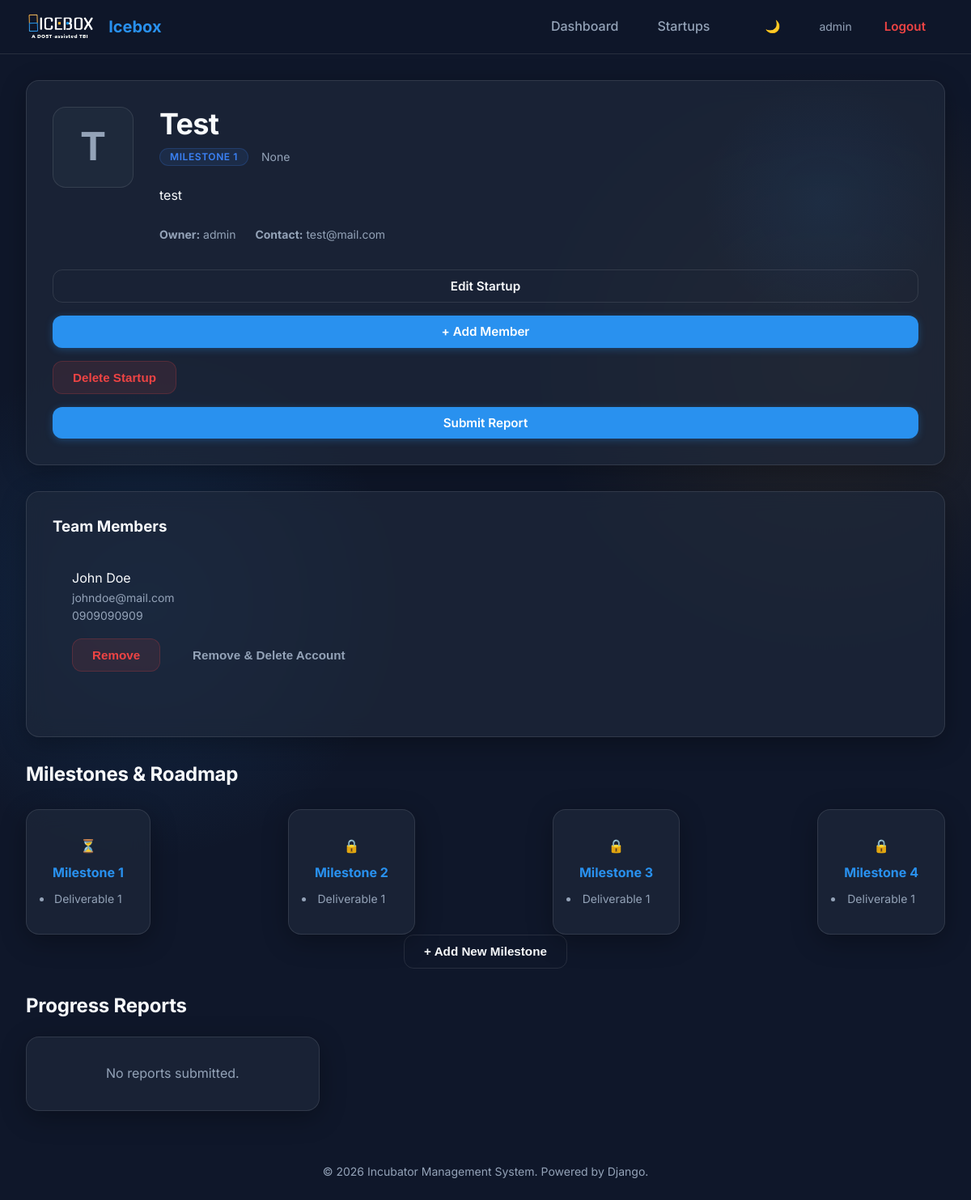
The app's page /startups/1/ (signed in) with its own data.
### incubator/models.py (models this page shows, shortened)
class User(AbstractUser):
    ROLE_CHOICES = (
        ('super_admin', 'Super Admin'),
        ('admin', 'Admin'),
        ('incubatee', 'Incubatee'),
    )
    role = models.CharField(max_length=20, choices=ROLE_CHOICES, default='incubatee')
    middle_name = models.CharField(max_length=100, blank=True, null=True)
    contact_number = models.CharField(max_length=20, blank=True, null=True)
    created_by = models.ForeignKey('self', on_delete=models.SET_NULL, null=True, blank=True)

class Startup(models.Model):
    STAGE_CHOICES = (
        ('ideation', 'Ideation'),
        ('validation', 'Validation'),
        ('scaling', 'Scaling'),
    )
    name = models.CharField(max_length=200)
    description = models.TextField(blank=True, null=True)
    logo = models.ImageField(upload_to='startup_logos/', blank=True, null=True)
    industry = models.CharField(max_length=100, blank=True, null=True)
    stage = models.CharField(max_length=50, choices=STAGE_CHOICES, default='ideation')
    owner = models.ForeignKey(User, on_delete=models.CASCADE, related_name='owned_startups')
    email = models.EmailField(max_length=120, blank=True, null=True)
    contact_number = models.CharField(max_length=20, blank=True, null=True)
    created_at = models.DateTimeField(default=timezone.now)
    members = models.ManyToManyField(User, through='StartupMember', related_name='startups')

class Milestone(models.Model):
    STATUS_CHOICES = (
        ('not-yet', 'Not Yet'),
        ('pending', 'Pending'),
        ('completed', 'Completed'),
    )
    startup = models.ForeignKey(Startup, on_delete=models.CASCADE, related_name='milestones')
    milestone_progress = models.IntegerField(blank=True, null=True) # Could be an index
    title = models.CharField(max_length=200, blank=True, null=True)
    description = models.TextField(blank=True, null=True)
    status = models.CharField(max_length=20, choices=STATUS_CHOICES, default='not-yet')
    due_date = models.DateField(blank=True, null=True)
    completed_at = models.DateTimeField(blank=True, null=True)
    def is_locked(self):
        if self.milestone_progress == 1:
            return False  # First milestone is never locked
        previous_milestone = self.startup.milestones.filter(
            milestone_progress=self.milestone_progress - 1
        ).first()
        if previous_milestone:
            return previous_milestone.status != 'completed'
        return False

class Deliverable(models.Model):
    STATUS_CHOICES = (
        ('pending', 'Pending'),
        ('submitted', 'Submitted'),
        ('approved', 'Approved'),
        ('rejected', 'Rejected'),
    )
    milestone = models.ForeignKey(Milestone, on_delete=models.CASCADE, related_name='deliverables')
    name = models.CharField(max_length=200)
    upload_file = models.FileField(upload_to='deliverables/', blank=True, null=True)
    admin_file = models.FileField(upload_to='deliverable_admins/', blank=True, null=True)
    due_date = models.DateField(blank=True, null=True)
    requirements = models.TextField(blank=True, null=True)
    status = models.CharField(max_length=20, choices=STATUS_CHOICES, default='pending')
    uploaded_at = models.DateTimeField(default=timezone.now)

### incubator/views.py (the view)
# urls.py: path('startups/<int:startup_id>/', views.view_startup, name='view_startup'),
@login_required
def view_startup(request, startup_id):
    startup = get_object_or_404(Startup, id=startup_id)
    milestones = startup.milestones.all()
    reports = startup.progress_reports.order_by('-submitted_at')
    current_milestone = None
    current_milestone_id = None
    for milestone in milestones:
        if milestone.status != 'completed' and not milestone.is_locked():
            current_milestone = milestone
            current_milestone_id = milestone.id
            break
    startup_members = []
    if request.user.role in ['admin', 'super_admin']:
        startup_members = startup.members.all()
    context = {
        'startup': startup,
        'milestones': milestones,
        'reports': reports,
        'current_milestone_id': current_milestone_id,
        'current_milestone': current_milestone,
        'startup_members': startup_members
    }
    return render(request, 'startups/view.html', context)

### templates/startups/view.html (shortened to what this page needs)
{% extends 'base.html' %}
{% block content %}
<div class="glass-card mb-lg relative overflow-hidden">
    <div
        style="position: absolute; top: 0; right: 0; width: 300px; height: 300px; background: radial-gradient(circle, var(--bg-gradient-1) 0%, transparent 70%); opacity: 0.5; pointer-events: none;">
    </div>
    <div class="flex flex-col md:flex-row justify-between items-start gap-lg">
        <div class="flex gap-lg items-start">
            <div class="flex-shrink-0">
                {% if startup.logo %}
                <img src="{{ startup.logo.url }}" alt="{{ startup.name }}" class="avatar"
                    style="width: 100px; height: 100px; border-radius: var(--radius-lg);">
                {% else %}
                <div class="avatar-placeholder"
                    style="width: 100px; height: 100px; border-radius: var(--radius-lg); font-size: 3rem;">
                    {{ startup.name|slice:":1" }}
                </div>
                {% endif %}
            </div>
            <div>
                <h1 class="heading-lg mb-xs">{{ startup.name }}</h1>
                <div class="flex flex-wrap items-center gap-sm mb-md">
                    {% if current_milestone %}
                    <span class="badge badge-info">{% if current_milestone.title %}{{ current_milestone.title }}{% else %}Milestone {{ current_milestone.milestone_progress }}{% endif %}</span>
                    {% endif %}
                    <span class="text-sm text-muted">{{ startup.industry }}</span>
                </div>
                <p class="text-secondary max-w-2xl mb-md">{{ startup.description }}</p>
                <div class="text-sm text-muted flex gap-md">
                    <span><strong class="text-primary">Owner:</strong> {{ startup.owner.username }}</span>
                    <span><strong class="text-primary">Contact:</strong> {{ startup.email }}</span>
                </div>
            </div>
        </div>
        <div class="flex flex-col gap-sm w-full md:w-auto">
            {% if user.role == 'admin' or user.role == 'super_admin' %}
            <a href="{% url 'edit_startup' startup.id %}" class="btn btn-outline">Edit Startup</a>
            <a href="{% url 'add_member' startup.id %}" class="btn btn-primary">+ Add Member</a>
            <form method="post" action="{% url 'delete_startup' startup.id %}" style="display:inline">
                <button type="submit" class="btn btn-danger" onclick="return confirm('Delete this startup? This action cannot be undone.')">Delete Startup</button>
            </form>
            {% endif %}
            <a href="{% url 'submit_progress' startup.id %}" class="btn btn-primary">Submit Report</a>
        </div>
    </div>
</div>
{% if user.role == 'admin' or user.role == 'super_admin' %}
<div class="glass-card mb-lg">
    <div class="mb-md">
        <h3 class="text-lg font-semibold text-primary mb-sm">Team Members</h3>
        {% if startup_members %}
        <div class="grid grid-cols-2 gap-md md:grid-cols-4">
            {% for member in startup_members %}
            <div class="p-md border border-border rounded-lg flex flex-col justify-between">
                <div>
                    <p class="font-semibold text-primary">{{ member.get_full_name|default:member.username }}</p>
                    <p class="text-sm text-muted">{{ member.email }}</p>
                    {% if member.contact_number %}
                    <p class="text-sm text-muted">{{ member.contact_number }}</p>
                    {% endif %}
                </div>
                <div class="mt-sm">
                    {% if user.role == 'admin' or user.role == 'super_admin' %}
                    <form method="post" action="{% url 'delete_member' startup.id member.id %}">
                        <div class="flex gap-sm">
                            <button type="submit" class="btn btn-sm btn-danger" onclick="return confirm('Remove {{ member.get_full_name|default:member.username }} from this startup?')">Remove</button>
                            <button type="submit" name="delete_account" value="1" class="btn btn-sm btn-ghost text-danger" onclick="return confirm('Remove and permanently delete the account for {{ member.get_full_name|default:member.username }}? This cannot be undone.')">Remove & Delete Account</button>
                        </div>
                    </form>
                    {% endif %}
                </div>
            </div>
            {% endfor %}
        </div>
        {% else %}
        <p class="text-muted text-sm">No team members assigned yet.</p>
        {% endif %}
    </div>
</div>
{% endif %}
<div class="dashboard-grid">
    <div style="grid-column: span 1 / -1;">
        <h2 class="heading-md mb-md">Milestones & Roadmap</h2>
        <div class="relative py-lg overflow-x-auto">
            <div class="absolute w-full bg-border" style="height: 4px; top: 3.5rem; left: 0; z-index: 0;"></div>
            <div class="flex justify-between gap-lg" style="min-width: 600px;">
                {% for milestone in milestones %}
                <div class="flex flex-col items-center flex-1 relative z-10 min-w-[200px]">
                    {% if milestone.is_locked and user.role != 'admin' and user.role != 'super_admin' %}
                    <div class="glass-card p-md w-full text-center opacity-50 cursor-not-allowed relative">
                        <div class="absolute inset-0 flex items-center justify-center">
                            <svg width="40" height="40" viewBox="0 0 24 24" fill="none" stroke="currentColor" stroke-width="2" class="text-accent">
                                <rect x="3" y="11" width="18" height="11" rx="2" ry="2"></rect>
                                <path d="M7 11V7a5 5 0 0 1 10 0v4"></path>
                            </svg>
                        </div>
                        <div class="mb-xs flex items-center justify-center">
                            <div class="w-10 h-10 rounded-full flex items-center justify-center border-4 shadow-lg
                                {% if milestone.status == 'completed' %}bg-success text-white{% elif milestone.id == current_milestone_id %}bg-warning text-black{% else %}bg-secondary text-white{% endif %}">
                                {% if milestone.status == 'completed' %}✓{% elif milestone.id == current_milestone_id %}⏳{% else %}🔒{% endif %}
                            </div>
                        </div>
                        <div class="font-bold text-primary mb-xs">
                            Milestone {{ milestone.milestone_progress }}
                        </div>
                        <ul class="text-sm text-muted text-left list-disc list-inside space-y-1">
                            {% if milestone.deliverables.first %}
                            <li>{{ milestone.deliverables.first.name }}</li>
                            {% endif %}
                        </ul>
                        <div class="text-xs text-accent font-semibold mt-md">Complete previous milestone to unlock</div>
                    </div>
                    {% else %}
                    <a href="{% url 'view_milestone' startup.id milestone.id %}" class="glass-card p-md w-full text-center hover:border-accent transition-colors cursor-pointer">
                        <div class="mb-xs flex items-center justify-center">
                            <div class="w-10 h-10 rounded-full flex items-center justify-center border-4 shadow-lg
                                {% if milestone.status == 'completed' %}bg-success text-white{% elif milestone.id == current_milestone_id %}bg-warning text-black{% else %}bg-secondary text-white{% endif %}">
                                {% if milestone.status == 'completed' %}✓{% elif milestone.id == current_milestone_id %}⏳{% else %}🔒{% endif %}
                            </div>
                        </div>
                        <div class="font-bold text-primary mb-xs">
                            Milestone {{ milestone.milestone_progress }}
                        </div>
                        <ul class="text-sm text-muted text-left list-disc list-inside space-y-1">
                            {% if milestone.deliverables.first %}
                            <li>{{ milestone.deliverables.first.name }}</li>
                            {% endif %}
                        </ul>
                    </a>
                    {% endif %}
                </div>
                {% empty %}
                <div class="glass-card w-full text-center text-muted">No milestones defined yet.</div>
                {% endfor %}
            </div>
        </div>
        {% if user.role == 'admin' or user.role == 'super_admin' %}
        <div class="flex justify-center mt-md">
            <form method="post" action="{% url 'add_milestone' startup.id %}">
                <button type="submit" class="btn btn-outline border-dashed hover:border-accent">
                    + Add New Milestone
                </button>
            </form>
        </div>
        {% endif %}
    </div>
    <div style="grid-column: span 1 / -1;">
        <h2 class="heading-md mb-md">Progress Reports</h2>
        <div class="grid gap-md" style="grid-template-columns: repeat(auto-fill, minmax(300px, 1fr));">
            {% for report in reports %}
            <div class="glass-card p-lg flex flex-col h-full hover:border-accent transition-colors cursor-default">
                <div class="text-xs text-muted mb-xs flex justify-between">
                    <span>{{ report.submitted_at|date:"F d, Y" }}</span>
                    <span class="font-medium text-accent">{{ report.submitted_by.username }}</span>
                </div>
                <h4 class="heading-sm mb-sm">{{ report.title }}</h4>
                <p class="text-sm text-secondary flex-grow mb-md">{{ report.description|truncatechars:120 }}</p>
                <div class="pt-sm border-t border-glass text-xs text-right">
                    <a href="#" class="text-accent hover:underline">View Full Report &rarr;</a>
                </div>
            </div>
            {% empty %}
            <div class="glass-card text-center py-lg text-muted col-span-full">
                No reports submitted.
            </div>
            {% endfor %}
        </div>
    </div>
</div>
{% endblock %}

### templates/base.html (shortened to what this page needs)
{% load static %}
<!DOCTYPE html>
<html lang="en">
<head>
    <link rel="stylesheet" href="{% static 'css/main.css' %}">
</head>
<body>
    {% if user.is_authenticated %}
    <header class="main-header">
        <div class="container flex justify-between items-center">
            <a href="{% url 'dashboard' %}" class="flex items-center gap-sm">
                <img src="{% static 'img/logo.png' %}" alt="Icebox Logo" style="height: 40px;">
                <span class="font-bold heading-sm">Icebox</span>
            </a>
            <div class="flex items-center gap-lg">
                <nav class="flex gap-md">
                    <a href="{% url 'dashboard' %}"
                        class="nav-link {% if request.resolver_match.url_name == 'dashboard' %}active{% endif %}">Dashboard</a>
                    {% if user.role == 'admin' or user.role == 'super_admin' %}
                    <a href="{% url 'add_startup' %}"
                        class="nav-link {% if request.resolver_match.url_name == 'add_startup' %}active{% endif %}">Startups</a>
                    {% endif %}
                </nav>
                <div class="flex items-center gap-md">
                    <button id="theme-toggle" class="btn btn-ghost p-sm" aria-label="Toggle Theme">
                        <span id="theme-icon">🌙</span>
                    </button>
                    <div class="flex items-center gap-sm">
                        <span class="text-sm text-muted">{{ user.username }}</span>
                        <a href="{% url 'logout' %}" class="btn btn-ghost text-sm"
                            style="color: var(--danger-color);">Logout</a>
                    </div>
                </div>
            </div>
        </div>
    </header>
    {% endif %}
    <main class="container mt-lg mb-lg">
        {% block content %}
        {% endblock %}
    </main>
    <footer class="container text-center text-muted mb-lg" style="margin-top: 4rem;">
        <p class="text-sm">&copy; {% now "Y" %} Incubator Management System. Powered by Django.</p>
    </footer>
</body>
</html>

### records on screen
User: username "admin"
Startup: name "T", name "Test", industry "None", description "test", owner.username "admin", email "test@mail.com"
Milestone: title "MILESTONE 1", milestone_progress "1", deliverables.first.name "Deliverable 1"
User: get_full_name "John Doe", email "johndoe@mail.com", contact_number "0909090909"
Milestone: milestone_progress "2", deliverables.first.name "Deliverable 1"
Milestone: milestone_progress "3", deliverables.first.name "Deliverable 1"
Milestone: milestone_progress "4", deliverables.first.name "Deliverable 1"
